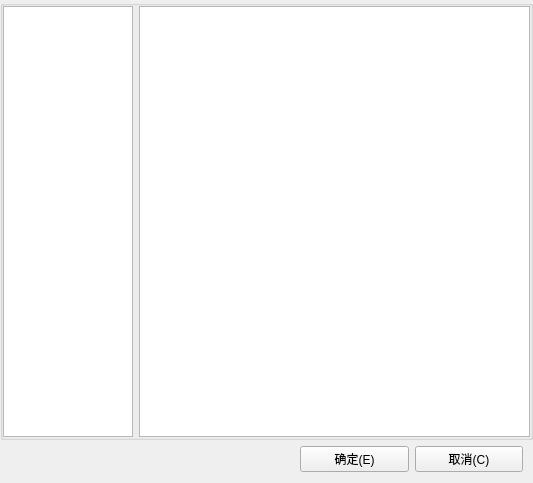
<?xml version="1.0" encoding="UTF-8"?>
<ui version="4.0">
 <class>VEUSSelectunit</class>
 <widget class="QWidget" name="VEUSSelectunit">
  <property name="geometry">
   <rect>
    <x>0</x>
    <y>0</y>
    <width>533</width>
    <height>483</height>
   </rect>
  </property>
  <property name="windowTitle">
   <string>Form</string>
  </property>
  <layout class="QVBoxLayout" name="verticalLayout" stretch="10,1">
   <property name="leftMargin">
    <number>0</number>
   </property>
   <property name="topMargin">
    <number>0</number>
   </property>
   <property name="rightMargin">
    <number>0</number>
   </property>
   <item>
    <widget class="QGroupBox" name="groupBox">
     <property name="title">
      <string/>
     </property>
     <layout class="QHBoxLayout" name="horizontalLayout_2" stretch="1,3">
      <property name="leftMargin">
       <number>0</number>
      </property>
      <property name="topMargin">
       <number>0</number>
      </property>
      <property name="rightMargin">
       <number>0</number>
      </property>
      <property name="bottomMargin">
       <number>0</number>
      </property>
      <item>
       <widget class="QTableView" name="tv_left"/>
      </item>
      <item>
       <widget class="QTableView" name="tv_right"/>
      </item>
     </layout>
    </widget>
   </item>
   <item>
    <layout class="QHBoxLayout" name="horizontalLayout">
     <property name="leftMargin">
      <number>300</number>
     </property>
     <property name="rightMargin">
      <number>10</number>
     </property>
     <item>
      <widget class="QPushButton" name="btn_ok">
       <property name="text">
        <string>确定(E)</string>
       </property>
      </widget>
     </item>
     <item>
      <widget class="QPushButton" name="btn_cancel">
       <property name="text">
        <string>取消(C)</string>
       </property>
      </widget>
     </item>
    </layout>
   </item>
  </layout>
 </widget>
 <resources/>
 <connections/>
</ui>
